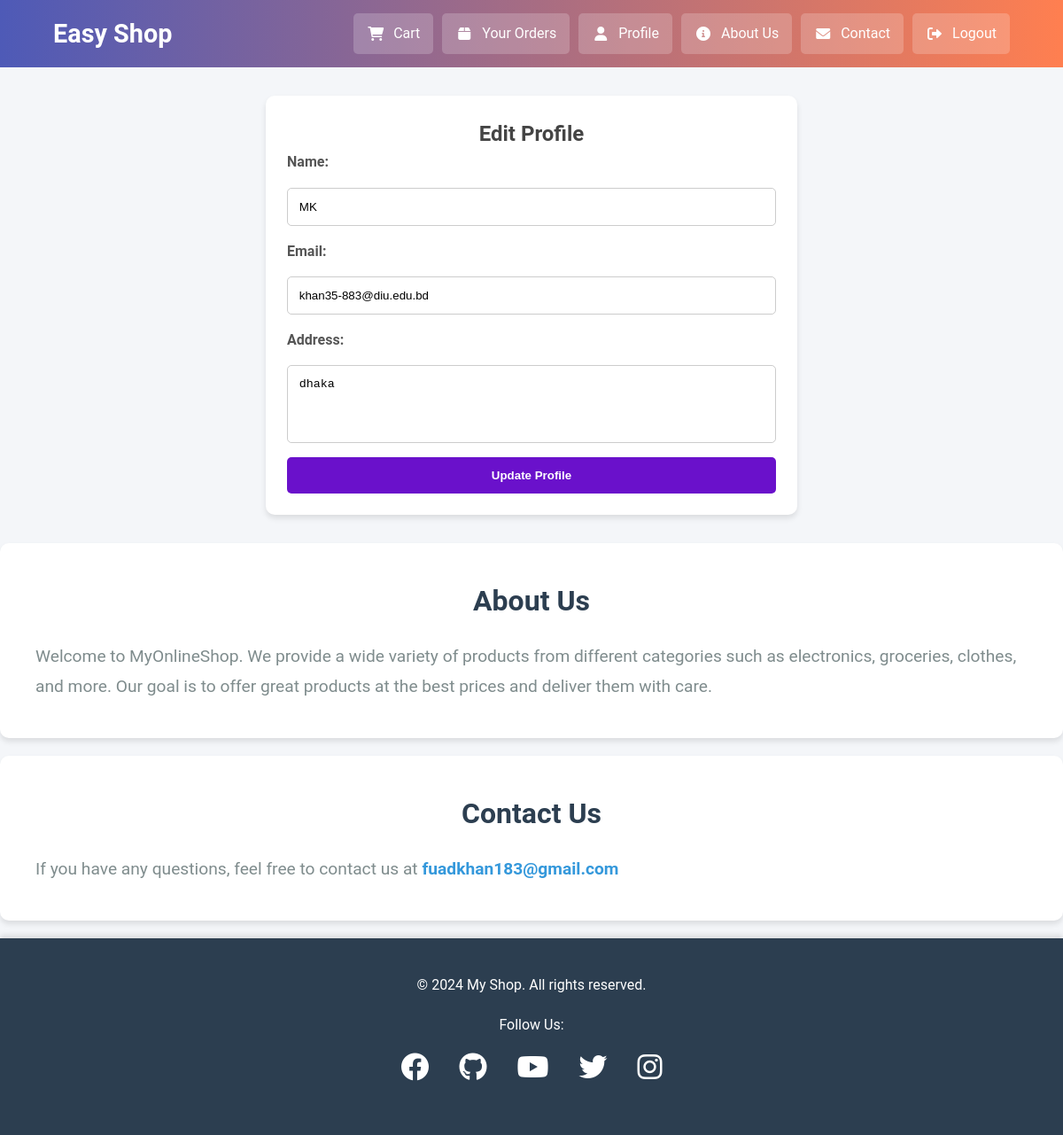
Page /edit_profile.php (signed in) on the committed database.
### tables this page shows
CREATE TABLE IF NOT EXISTS `Users` (
  `user_id` INT AUTO_INCREMENT PRIMARY KEY,
  `name` VARCHAR(100) NOT NULL,
  `email` VARCHAR(100) UNIQUE NOT NULL,
  `password` VARCHAR(255) NOT NULL,
  `address` TEXT,
  `role` ENUM('user', 'admin') DEFAULT 'user',
  `created_at` TIMESTAMP DEFAULT CURRENT_TIMESTAMP
);

### edit_profile.php (the view, shortened to what this page needs)
<?php
include('includes/db_connection.php');
$user_id = $_SESSION['user_id'];
$query = "SELECT * FROM Users WHERE user_id = ?";
$stmt = $conn->prepare($query);
$stmt->bind_param('i', $user_id);
$stmt->execute();
$result = $stmt->get_result();
$user = $result->fetch_assoc();
?>
<!DOCTYPE html>
<html lang="en">
<head>
    <link rel="stylesheet" href="css/edit_profile.css">
</head>
<body>
    <?php include('includes/header.php'); ?>
    <div class="container">
        <h2>Edit Profile</h2>
        <form action="edit_profile.php" method="POST">
            <label for="name">Name:</label>
            <input type="text" id="name" name="name" value="<?php echo htmlspecialchars($user['name']); ?>" required>
            <label for="email">Email:</label>
            <input type="email" id="email" name="email" value="<?php echo htmlspecialchars($user['email']); ?>" required>
            <label for="address">Address:</label>
            <textarea id="address" name="address" rows="4" required><?php echo htmlspecialchars($user['address']); ?></textarea>
            <button type="submit">Update Profile</button>
        </form>
    </div>
    <?php include('includes/footer.php'); ?>
</body>
</html>

### css/edit_profile.css (style rules this page uses)
.container { max-width: 600px; margin: 2rem auto; padding: 1.5rem; background: #fff; border-radius: 10px; box-shadow: 0 4px 6px rgba(0, 0, 0, 0.1); }
h2 { text-align: center; color: #444; }
form { display: flex; flex-direction: column; gap: 1rem; }
form label { font-weight: bold; color: #555; }
form input, form textarea, form button { width: 100%; padding: 0.8rem; border: 1px solid #ccc; border-radius: 5px; }
form textarea { resize: none; }
form button { background: #6a11cb; color: #fff; font-weight: bold; border: none; cursor: pointer; transition: background 0.3s ease; }

### css/footer.css (style rules this page uses)
* { margin: 0; padding: 0; box-sizing: border-box; }
body { font-family: 'Roboto', Arial, sans-serif; line-height: 1.6; background-color: #f4f6f9; color: #333; }

### rows in the picture
users: name "MK", email "khan35-883@diu.edu.bd", address "dhaka"
